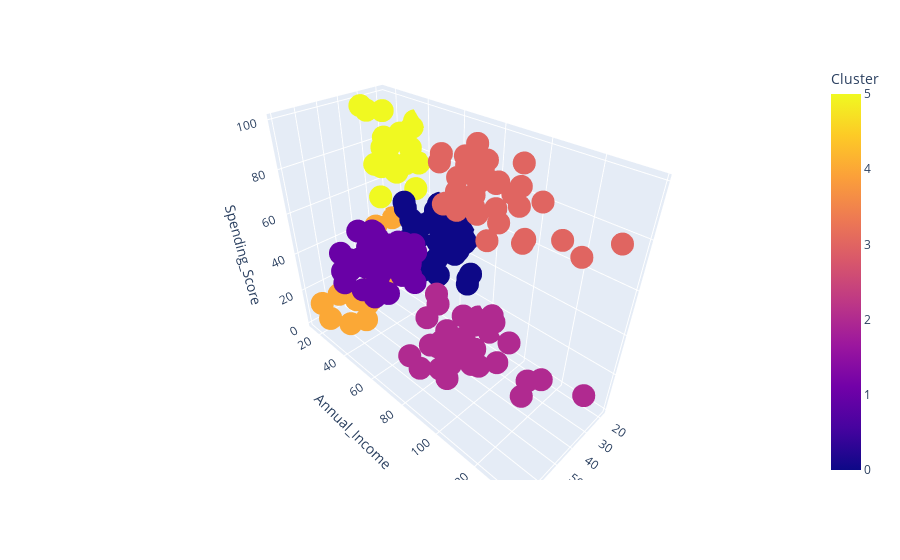

The code cell stored with this chart in its notebook:
### Markdown cell above
## 6) Create the 3D model with K=6 
(Note that the 3D plot will be an interactive plot using Plotly)

### Code cell
kmodel_3d, cluster_df_3d = kMeans.trainKModel(corr_df,['Age','Annual_Income','Spending_Score'], n_clusters=6, print_details=True)

### Figure 1 — Plotly figure (JSON) as saved in the notebook; plotly's stock layout.template omitted (floating-point values rounded to 4 significant figures; data arrays with more than 128 entries replaced by an {"elided": "..."} marker saying what was removed)
{"data": [{"hovertemplate": "Age=%{x}<br>Annual_Income=%{y}<br>Spending_Score=%{z}<br>Cluster=%{marker.color}<extra></extra>", "legendgroup": "", "marker": {"color": {"elided": "200 int values"}, "coloraxis": "coloraxis", "symbol": "circle"}, "mode": "markers", "name": "", "scene": "scene", "showlegend": false, "type": "scatter3d", "x": {"elided": "200 int values"}, "y": {"elided": "200 int values"}, "z": {"elided": "200 int values"}}], "layout": {"coloraxis": {"colorbar": {"title": {"text": "Cluster"}}, "colorscale": [[0, "#0d0887"], [0.1111, "#46039f"], [0.2222, "#7201a8"], [0.3333, "#9c179e"], [0.4444, "#bd3786"], [0.5556, "#d8576b"], [0.6667, "#ed7953"], [0.7778, "#fb9f3a"], [0.8889, "#fdca26"], [1, "#f0f921"]]}, "legend": {"tracegroupgap": 0}, "margin": {"t": 60}, "scene": {"domain": {"x": [0, 1], "y": [0, 1]}, "xaxis": {"title": {"text": "Age"}}, "yaxis": {"title": {"text": "Annual_Income"}}, "zaxis": {"title": {"text": "Spending_Score"}}}}}
